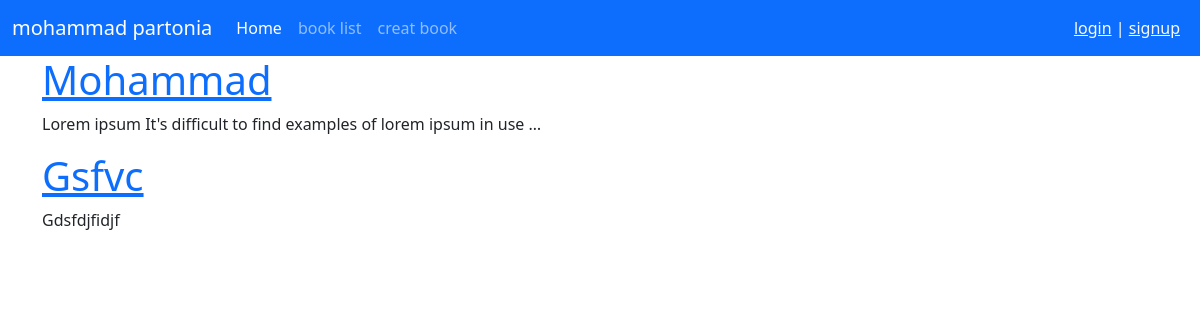
/books/, run on an earlier commit of the app's database.
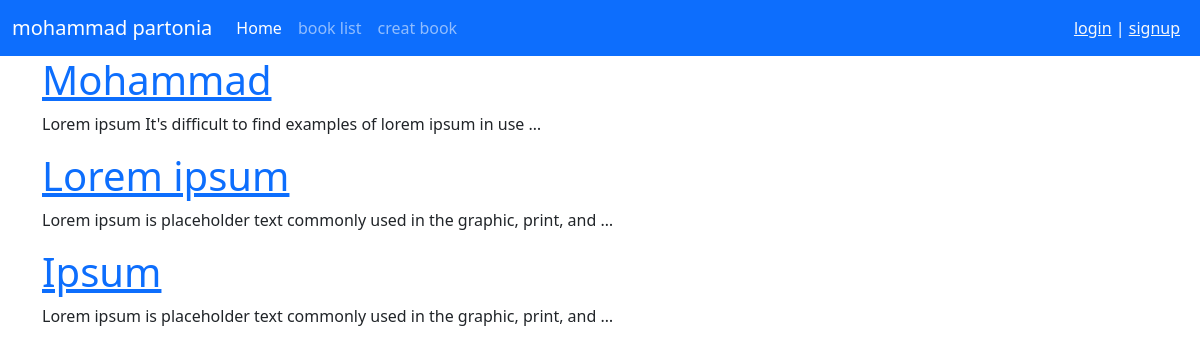
And on a later commit of the database.
### books/models.py (models this page shows, shortened)
class Book(models.Model):
    title = models.CharField(max_length=200)
    author = models.CharField(max_length=200)
    content = models.TextField()
    price = models.DecimalField(max_digits=6, decimal_places=2)  # IntigerFild
    def get_absolute_url(self):
        return reverse('book_detail',args=[self.id])

### books/views.py (the view)
# urls.py: path('', BookListView.as_view(), name='book_list'),
class BookListView(generic.ListView):
    model = Book
    template_name = 'books/book_list.html'
    context_object_name = 'books'

### books/templates/books/book_list.html (shortened to what this page needs)
{% extends '_base.html' %}
{% block content %}
    {% for book in books %}
        <a href="{{ book.get_absolute_url }}"><h1>{{ book.title | capfirst}}</h1></a>
        <p>{{ book.content | capfirst | truncatewords:12}}</p>
    {% endfor %}
{% endblock %}

What changed in the data, as far as the page shows it:
removed Book: title "Gsfvc", content "Gdsfdjfidjf"
added Book: title "Lorem ipsum", content "Lorem ipsum is placeholder text commonly used in the graphic, print, and …"
added Book: title "Ipsum", content "Lorem ipsum is placeholder text commonly used in the graphic, print, and …"
